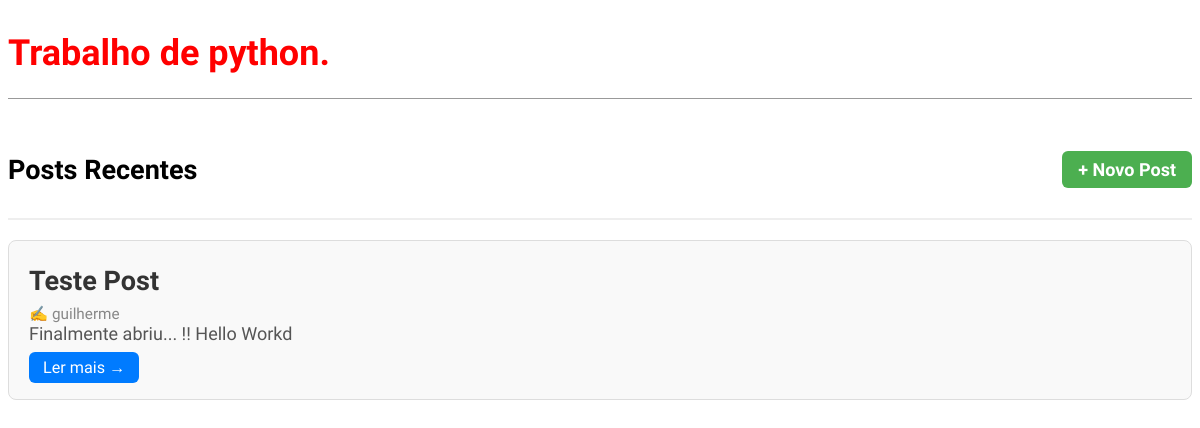
Before: / with the older database file.
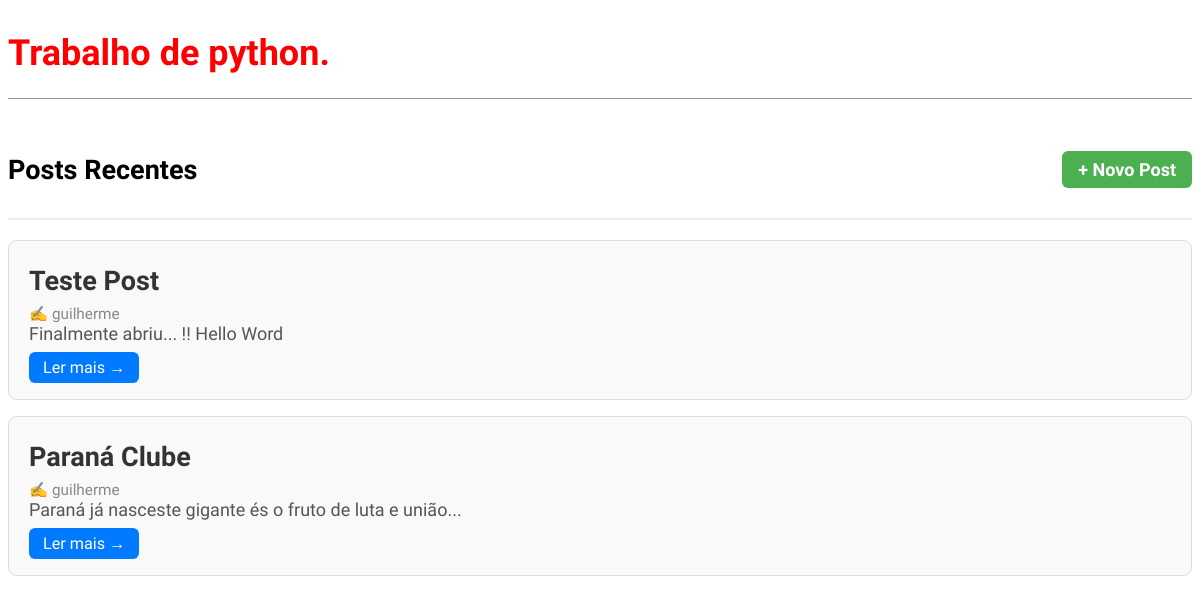
After: the same page with the newer database file.
### blog/models.py (models this page shows, shortened)
class Post(models.Model):
    title = models.CharField(max_length=200)
    author = models.ForeignKey(
        "auth.User",
        on_delete=models.CASCADE,
    )
    body = models.TextField()
    def get_absolute_url(self): # new
        return reverse("post_detail", kwargs={"pk": self.pk})

### blog/views.py (the view)
# urls.py: path('', views.post_list, name='home'),
def post_list(request):
    posts = Post.objects.all()
    return render(request, 'home.html', {'posts': posts})

### templates/home.html (shortened to what this page needs)
{% extends "base.html" %}
{% block content %}
<div class="page-header">
    <h2>Posts Recentes</h2>
    <a href="{% url 'post_new' %}" class="btn-new">+ Novo Post</a>
</div>
{% for post in posts %}
<div class="post-entry">
    <h2><a href="{{ post.get_absolute_url }}">{{ post.title }}</a></h2>
    <p class="post-author">✍️ {{ post.author }}</p>
    <p class="post-body">{{ post.body|truncatewords:20 }}</p>
    <a href="{{ post.get_absolute_url }}" class="btn-read">Ler mais →</a>
</div>
{% empty %}
    <p class="empty">Nenhum post encontrado. Crie o primeiro!</p>
{% endfor %}
{% endblock content %}

### templates/base.html (shortened to what this page needs)
{% load static %}
<html>
    <head>
        <link rel="stylesheet" href="{% static 'css/base.css' %}">
    </head>
    <body>
        <header>
            <h1><a href="{% url 'home' %}">Trabalho de python.</a></h1>
        </header>
        <div>
            {% block content %}
            {% endblock content %}
        </div>
    </body>
</html>

### static/css/base.css (style rules this page uses)
body { font-family: 'Source Sans Pro', sans-serif; font-size: 18px; }
header { border-bottom: 1px solid #999; margin-bottom: 2rem; display: flex; }
header h1 a { color: red; text-decoration: none; }
.post-entry { margin-bottom: 2rem; }
.post-entry h2 { margin: 0.5rem 0; }
.post-entry h2 a, .post-entry h2 a:visited { color: blue; text-decoration: none; }
.post-entry p { margin: 0; font-weight: 400; }

### templates/home.html (style rules this page uses)
.page-header { display: flex; justify-content: space-between; align-items: center; margin-bottom: 20px; border-bottom: 2px solid #eee; padding-bottom: 10px; }
.btn-new { background-color: #4CAF50; color: white; padding: 8px 16px; border-radius: 6px; text-decoration: none; font-weight: bold; }
.post-entry { background: #f9f9f9; border: 1px solid #ddd; border-radius: 8px; padding: 16px 20px; margin-bottom: 16px; }
.post-entry h2 a { text-decoration: none; color: #333; }
.post-author { color: #888; font-size: 0.85em; margin: 4px 0 8px 0; }
.post-body { color: #555; margin-bottom: 12px; }
.btn-read { background-color: #007bff; color: white; padding: 6px 14px; border-radius: 6px; text-decoration: none; font-size: 0.9em; display: inline-block; margin-top: 8px; }

Changed rows visible on the page:
changed Post "Teste Post": body "Finalmente abriu... !! Hello Workd" → "Finalmente abriu... !! Hello Word"
added Post: title "Paraná Clube", author "guilherme", body "Paraná já nasceste gigante és o fruto de luta e união..."
